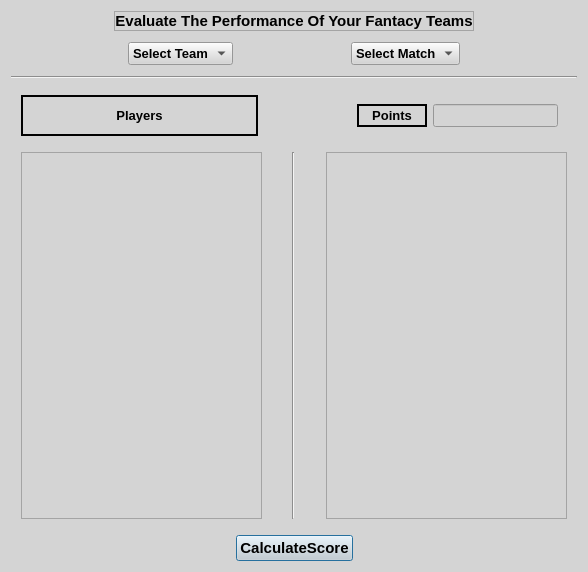
<?xml version="1.0" encoding="UTF-8"?>
<ui version="4.0">
 <class>Dialog</class>
 <widget class="QDialog" name="Dialog">
  <property name="geometry">
   <rect>
    <x>0</x>
    <y>0</y>
    <width>588</width>
    <height>572</height>
   </rect>
  </property>
  <property name="baseSize">
   <size>
    <width>0</width>
    <height>0</height>
   </size>
  </property>
  <property name="font">
   <font>
    <family>Arial</family>
    <pointsize>10</pointsize>
    <weight>75</weight>
    <bold>true</bold>
   </font>
  </property>
  <property name="windowTitle">
   <string>Dialog</string>
  </property>
  <property name="styleSheet">
   <string notr="true">background-color:rgb(212, 212, 212)</string>
  </property>
  <layout class="QVBoxLayout" name="verticalLayout_2">
   <item>
    <layout class="QHBoxLayout" name="horizontalLayout_4">
     <item>
      <spacer name="horizontalSpacer_6">
       <property name="orientation">
        <enum>Qt::Horizontal</enum>
       </property>
       <property name="sizeHint" stdset="0">
        <size>
         <width>40</width>
         <height>20</height>
        </size>
       </property>
      </spacer>
     </item>
     <item>
      <widget class="QLabel" name="label_3">
       <property name="font">
        <font>
         <family>MS Sans Serif</family>
         <pointsize>11</pointsize>
         <weight>75</weight>
         <bold>true</bold>
        </font>
       </property>
       <property name="styleSheet">
        <string notr="true"/>
       </property>
       <property name="frameShape">
        <enum>QFrame::StyledPanel</enum>
       </property>
       <property name="frameShadow">
        <enum>QFrame::Raised</enum>
       </property>
       <property name="text">
        <string>Evaluate The Performance Of Your Fantacy Teams</string>
       </property>
       <property name="alignment">
        <set>Qt::AlignCenter</set>
       </property>
      </widget>
     </item>
     <item>
      <spacer name="horizontalSpacer_7">
       <property name="orientation">
        <enum>Qt::Horizontal</enum>
       </property>
       <property name="sizeHint" stdset="0">
        <size>
         <width>40</width>
         <height>20</height>
        </size>
       </property>
      </spacer>
     </item>
    </layout>
   </item>
   <item>
    <layout class="QHBoxLayout" name="horizontalLayout_3">
     <property name="leftMargin">
      <number>5</number>
     </property>
     <property name="topMargin">
      <number>5</number>
     </property>
     <property name="rightMargin">
      <number>5</number>
     </property>
     <property name="bottomMargin">
      <number>5</number>
     </property>
     <item>
      <spacer name="horizontalSpacer_3">
       <property name="orientation">
        <enum>Qt::Horizontal</enum>
       </property>
       <property name="sizeHint" stdset="0">
        <size>
         <width>40</width>
         <height>20</height>
        </size>
       </property>
      </spacer>
     </item>
     <item>
      <widget class="QComboBox" name="c1">
       <property name="minimumSize">
        <size>
         <width>0</width>
         <height>0</height>
        </size>
       </property>
       <property name="baseSize">
        <size>
         <width>0</width>
         <height>0</height>
        </size>
       </property>
       <property name="font">
        <font>
         <family>Arial</family>
         <pointsize>10</pointsize>
         <weight>75</weight>
         <bold>true</bold>
        </font>
       </property>
       <property name="layoutDirection">
        <enum>Qt::LeftToRight</enum>
       </property>
       <property name="styleSheet">
        <string notr="true">background-color:&quot;white&quot;</string>
       </property>
       <property name="currentText">
        <string>Select Team</string>
       </property>
       <property name="sizeAdjustPolicy">
        <enum>QComboBox::AdjustToContents</enum>
       </property>
       <item>
        <property name="text">
         <string>Select Team</string>
        </property>
       </item>
      </widget>
     </item>
     <item>
      <spacer name="horizontalSpacer_4">
       <property name="orientation">
        <enum>Qt::Horizontal</enum>
       </property>
       <property name="sizeHint" stdset="0">
        <size>
         <width>40</width>
         <height>20</height>
        </size>
       </property>
      </spacer>
     </item>
     <item>
      <widget class="QComboBox" name="c2">
       <property name="font">
        <font>
         <family>Arial</family>
         <pointsize>10</pointsize>
         <weight>75</weight>
         <bold>true</bold>
        </font>
       </property>
       <property name="styleSheet">
        <string notr="true">background-color:&quot;white&quot;</string>
       </property>
       <property name="sizeAdjustPolicy">
        <enum>QComboBox::AdjustToContents</enum>
       </property>
       <item>
        <property name="text">
         <string>Select Match</string>
        </property>
       </item>
       <item>
        <property name="text">
         <string>match1</string>
        </property>
       </item>
       <item>
        <property name="text">
         <string>match2</string>
        </property>
       </item>
       <item>
        <property name="text">
         <string>match3</string>
        </property>
       </item>
       <item>
        <property name="text">
         <string>match4</string>
        </property>
       </item>
       <item>
        <property name="text">
         <string>match5</string>
        </property>
       </item>
      </widget>
     </item>
     <item>
      <spacer name="horizontalSpacer_5">
       <property name="orientation">
        <enum>Qt::Horizontal</enum>
       </property>
       <property name="sizeHint" stdset="0">
        <size>
         <width>40</width>
         <height>20</height>
        </size>
       </property>
      </spacer>
     </item>
    </layout>
   </item>
   <item>
    <widget class="Line" name="line_2">
     <property name="orientation">
      <enum>Qt::Horizontal</enum>
     </property>
    </widget>
   </item>
   <item>
    <layout class="QVBoxLayout" name="verticalLayout">
     <property name="leftMargin">
      <number>5</number>
     </property>
     <property name="topMargin">
      <number>5</number>
     </property>
     <property name="rightMargin">
      <number>5</number>
     </property>
     <property name="bottomMargin">
      <number>5</number>
     </property>
     <item>
      <layout class="QHBoxLayout" name="horizontalLayout_2">
       <property name="leftMargin">
        <number>5</number>
       </property>
       <property name="topMargin">
        <number>5</number>
       </property>
       <property name="rightMargin">
        <number>5</number>
       </property>
       <property name="bottomMargin">
        <number>5</number>
       </property>
       <item>
        <widget class="QLabel" name="label_2">
         <property name="minimumSize">
          <size>
           <width>237</width>
           <height>0</height>
          </size>
         </property>
         <property name="baseSize">
          <size>
           <width>300</width>
           <height>0</height>
          </size>
         </property>
         <property name="font">
          <font>
           <family>MS Sans Serif</family>
           <pointsize>10</pointsize>
           <weight>75</weight>
           <bold>true</bold>
          </font>
         </property>
         <property name="frameShape">
          <enum>QFrame::WinPanel</enum>
         </property>
         <property name="text">
          <string>Players</string>
         </property>
         <property name="alignment">
          <set>Qt::AlignCenter</set>
         </property>
        </widget>
       </item>
       <item>
        <spacer name="horizontalSpacer">
         <property name="orientation">
          <enum>Qt::Horizontal</enum>
         </property>
         <property name="sizeHint" stdset="0">
          <size>
           <width>40</width>
           <height>20</height>
          </size>
         </property>
        </spacer>
       </item>
       <item>
        <spacer name="horizontalSpacer_12">
         <property name="orientation">
          <enum>Qt::Horizontal</enum>
         </property>
         <property name="sizeHint" stdset="0">
          <size>
           <width>40</width>
           <height>20</height>
          </size>
         </property>
        </spacer>
       </item>
       <item>
        <widget class="QWidget" name="widget" native="true">
         <property name="minimumSize">
          <size>
           <width>0</width>
           <height>0</height>
          </size>
         </property>
         <layout class="QHBoxLayout" name="horizontalLayout_6">
          <item>
           <widget class="QLabel" name="label">
            <property name="minimumSize">
             <size>
              <width>70</width>
              <height>0</height>
             </size>
            </property>
            <property name="font">
             <font>
              <family>MS Sans Serif</family>
              <pointsize>10</pointsize>
              <weight>75</weight>
              <bold>true</bold>
             </font>
            </property>
            <property name="frameShape">
             <enum>QFrame::WinPanel</enum>
            </property>
            <property name="text">
             <string>Points</string>
            </property>
            <property name="alignment">
             <set>Qt::AlignCenter</set>
            </property>
           </widget>
          </item>
          <item>
           <widget class="QLineEdit" name="t1">
            <property name="font">
             <font>
              <family>Arial</family>
              <pointsize>10</pointsize>
              <weight>75</weight>
              <bold>true</bold>
             </font>
            </property>
            <property name="styleSheet">
             <string notr="true">background-color:&quot;white&quot;</string>
            </property>
            <property name="text">
             <string/>
            </property>
           </widget>
          </item>
         </layout>
        </widget>
       </item>
      </layout>
     </item>
     <item>
      <layout class="QHBoxLayout" name="horizontalLayout">
       <property name="leftMargin">
        <number>5</number>
       </property>
       <property name="topMargin">
        <number>5</number>
       </property>
       <property name="rightMargin">
        <number>5</number>
       </property>
       <property name="bottomMargin">
        <number>5</number>
       </property>
       <item>
        <widget class="QListWidget" name="l1">
         <property name="minimumSize">
          <size>
           <width>0</width>
           <height>0</height>
          </size>
         </property>
         <property name="font">
          <font>
           <family>Arial</family>
           <pointsize>11</pointsize>
           <weight>75</weight>
           <bold>true</bold>
          </font>
         </property>
         <property name="styleSheet">
          <string notr="true">background-color:&quot;white&quot;</string>
         </property>
        </widget>
       </item>
       <item>
        <spacer name="horizontalSpacer_10">
         <property name="orientation">
          <enum>Qt::Horizontal</enum>
         </property>
         <property name="sizeHint" stdset="0">
          <size>
           <width>40</width>
           <height>20</height>
          </size>
         </property>
        </spacer>
       </item>
       <item>
        <widget class="Line" name="line">
         <property name="orientation">
          <enum>Qt::Vertical</enum>
         </property>
        </widget>
       </item>
       <item>
        <spacer name="horizontalSpacer_2">
         <property name="orientation">
          <enum>Qt::Horizontal</enum>
         </property>
         <property name="sizeHint" stdset="0">
          <size>
           <width>40</width>
           <height>20</height>
          </size>
         </property>
        </spacer>
       </item>
       <item>
        <widget class="QListWidget" name="l2">
         <property name="minimumSize">
          <size>
           <width>0</width>
           <height>0</height>
          </size>
         </property>
         <property name="font">
          <font>
           <family>Arial</family>
           <pointsize>11</pointsize>
           <weight>75</weight>
           <bold>true</bold>
          </font>
         </property>
         <property name="styleSheet">
          <string notr="true">background-color:&quot;white&quot;</string>
         </property>
        </widget>
       </item>
      </layout>
     </item>
    </layout>
   </item>
   <item>
    <layout class="QHBoxLayout" name="horizontalLayout_5">
     <item>
      <spacer name="horizontalSpacer_9">
       <property name="orientation">
        <enum>Qt::Horizontal</enum>
       </property>
       <property name="sizeHint" stdset="0">
        <size>
         <width>40</width>
         <height>20</height>
        </size>
       </property>
      </spacer>
     </item>
     <item>
      <widget class="QPushButton" name="p1">
       <property name="font">
        <font>
         <family>Arial</family>
         <pointsize>11</pointsize>
         <weight>75</weight>
         <bold>true</bold>
        </font>
       </property>
       <property name="styleSheet">
        <string notr="true">color:&quot;Black&quot;</string>
       </property>
       <property name="text">
        <string>CalculateScore</string>
       </property>
      </widget>
     </item>
     <item>
      <spacer name="horizontalSpacer_8">
       <property name="orientation">
        <enum>Qt::Horizontal</enum>
       </property>
       <property name="sizeHint" stdset="0">
        <size>
         <width>40</width>
         <height>20</height>
        </size>
       </property>
      </spacer>
     </item>
    </layout>
   </item>
  </layout>
 </widget>
 <resources/>
 <connections/>
</ui>
